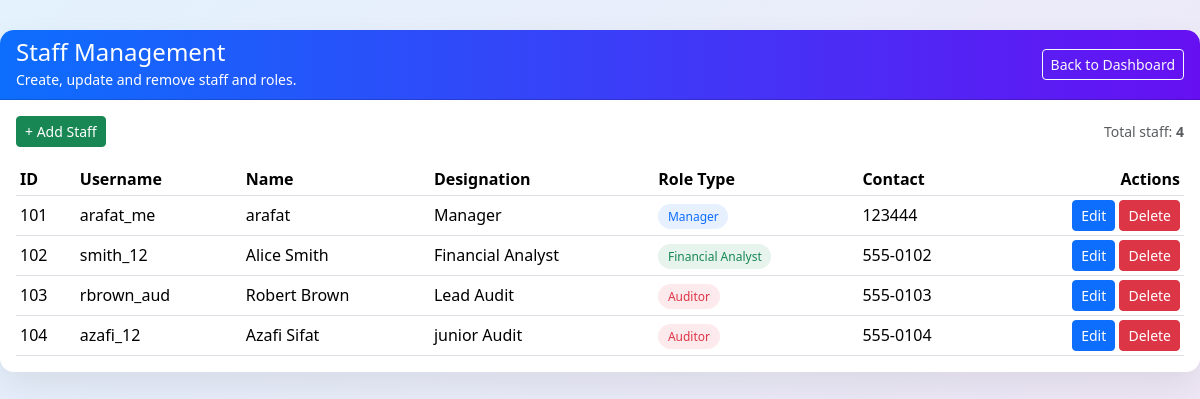
Page /staff_list.php on the committed database.
### tables this page shows
CREATE TABLE `staff` (
  `StaffID` int(8) NOT NULL,
  `userName` varchar(20) DEFAULT NULL,
  `name` varchar(20) DEFAULT NULL,
  `designation` varchar(20) DEFAULT NULL,
  `contact` varchar(20) DEFAULT NULL
);

### staff_list.php (the view, shortened to what this page needs)
<?php
require_once 'config.php';
$sql = "
SELECT s.StaffID, s.userName, s.name, s.designation, s.contact,
       CASE
         WHEN m.StaffID IS NOT NULL THEN 'Manager'
         WHEN au.StaffID IS NOT NULL THEN 'Auditor'
         WHEN fa.StaffID IS NOT NULL THEN 'Financial Analyst'
         ELSE 'Staff'
       END AS roleType
FROM staff s
LEFT JOIN manager m ON s.StaffID = m.StaffID
LEFT JOIN auditor au ON s.StaffID = au.StaffID
LEFT JOIN financial_analyst fa ON s.StaffID = fa.StaffID
";
$res = mysqli_query($conn, $sql);
?>
<!DOCTYPE html>
<html>
<head>
  <link href="https://cdn.jsdelivr.net/npm/bootstrap@5.3.3/dist/css/bootstrap.min.css" rel="stylesheet">
</head>
<body>
<div class="page-wrapper">
  <div class="card page-card">
    <div class="card-header d-flex justify-content-between align-items-center page-card-header">
      <div>
        <h4 class="mb-0">Staff Management</h4>
        <small class="text-light-50">Create, update and remove staff and roles.</small>
      </div>
      <a href="dashboard_system.php" class="btn btn-outline-light btn-sm">Back to Dashboard</a>
    </div>
    <div class="card-body">
      <div class="d-flex justify-content-between align-items-center mb-3">
        <button onclick="window.location.href='staff_form.php';" class="btn btn-success btn-sm">
          + Add Staff
        </button>
        <span class="text-muted small">
          Total staff: <strong><?php echo mysqli_num_rows($res); ?></strong>
        </span>
      </div>
      <div class="table-responsive">
        <table class="table table-sm table-hover align-middle mb-0">
          <thead>
            <tr>
              <th>ID</th>
              <th>Username</th>
              <th>Name</th>
              <th>Designation</th>
              <th>Role Type</th>
              <th>Contact</th>
              <th class="text-end">Actions</th>
            </tr>
          </thead>
          <tbody>
          <?php while($r = mysqli_fetch_assoc($res)): ?>
            <?php
              $badgeClass = 'badge-staff';
              if ($r['roleType'] === 'Manager')          $badgeClass = 'badge-manager';
              elseif ($r['roleType'] === 'Auditor')      $badgeClass = 'badge-auditor';
              elseif ($r['roleType'] === 'Financial Analyst') $badgeClass = 'badge-fa';
            ?>
            <tr>
              <td><?php echo $r['StaffID']; ?></td>
              <td><?php echo htmlspecialchars($r['userName']); ?></td>
              <td><?php echo htmlspecialchars($r['name']); ?></td>
              <td><?php echo htmlspecialchars($r['designation']); ?></td>
              <td>
                <span class="badge-soft <?php echo $badgeClass; ?>">
                  <?php echo $r['roleType']; ?>
                </span>
              </td>
              <td><?php echo htmlspecialchars($r['contact']); ?></td>
              <td class="text-end">
                <a href="staff_form.php?id=<?php echo $r['StaffID']; ?>" class="btn btn-primary btn-sm">
                  Edit
                </a>
                <a href="staff_list.php?delete=<?php echo $r['StaffID']; ?>"
                   onclick="return confirm('Delete this staff?');"
                   class="btn btn-danger btn-sm">
                  Delete
                </a>
              </td>
            </tr>
          <?php endwhile; ?>
          </tbody>
        </table>
      </div>
    </div>
  </div>
</div>
</body>
</html>

### staff_list.php (style rules this page uses)
body { background: linear-gradient(135deg, #e3f2fd, #f3e5f5); min-height: 100vh; font-family: system-ui, -apple-system, BlinkMacSystemFont, "Segoe UI", sans-serif; }
.page-wrapper { max-width: 1200px; margin: 30px auto; }
.page-card { border-radius: 14px; overflow: hidden; box-shadow: 0 15px 35px rgba(0,0,0,0.08); border: none; }
.page-card-header { background: linear-gradient(90deg, #0d6efd, #6610f2); color: #fff; }
.table thead { background: linear-gradient(90deg,#0d6efd,#6610f2); color: #fff; }
.badge-soft { padding: 0.25rem 0.6rem; border-radius: 999px; font-size: 0.75rem; }
.badge-manager { background: rgba(13,110,253,0.1); color:#0d6efd; }
.badge-auditor { background: rgba(220,53,69,0.1); color:#dc3545; }
.badge-fa { background: rgba(25,135,84,0.1); color:#198754; }

### rows in the picture
staff: StaffID "101", userName "arafat_me", name "arafat", designation "Manager", roleType "Manager", contact "123444"
staff: StaffID "102", userName "smith_12", name "Alice Smith", designation "Financial Analyst", roleType "Financial Analyst", contact "555-0102"
staff: StaffID "103", userName "rbrown_aud", name "Robert Brown", designation "Lead Audit", roleType "Auditor", contact "555-0103"
staff: StaffID "104", userName "azafi_12", name "Azafi Sifat", designation "junior Audit", roleType "Auditor", contact "555-0104"

### other values in the picture
mysqli_num_rows($res) "4"
